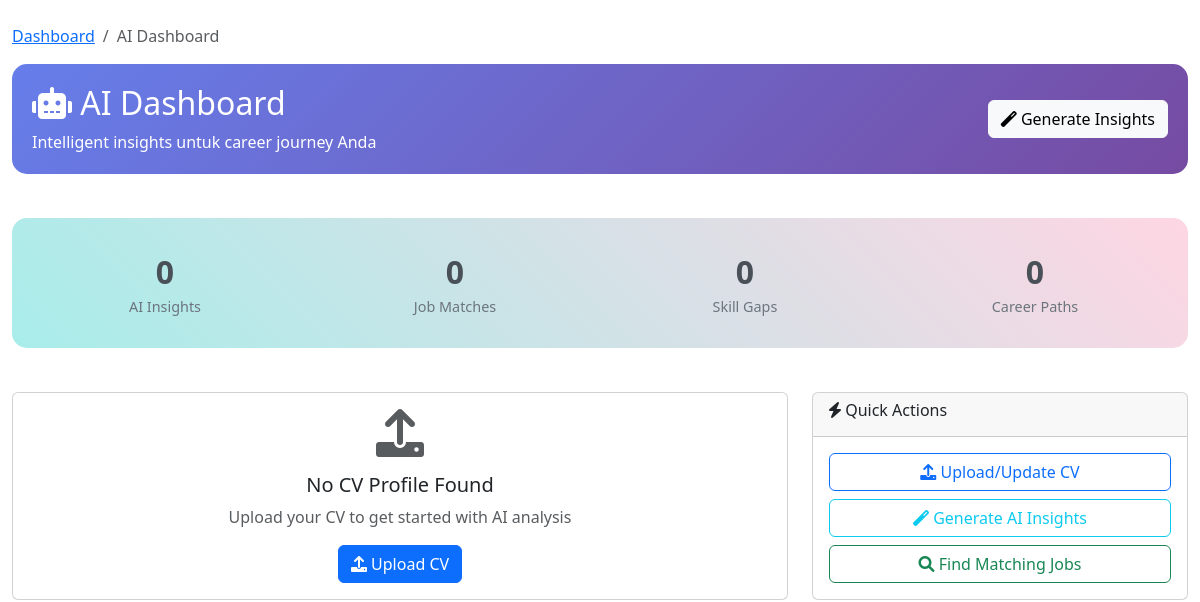
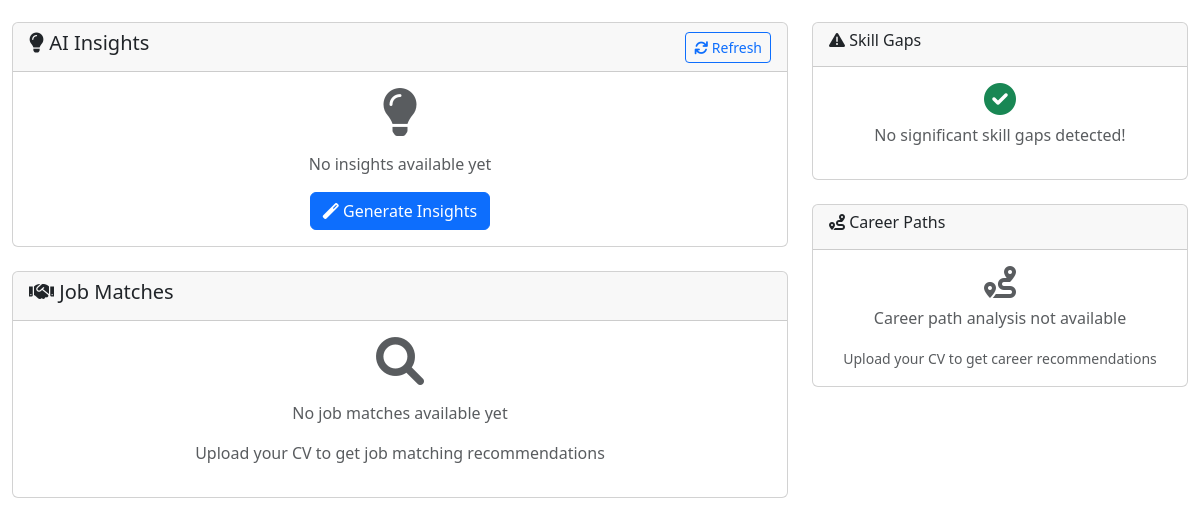
The page /ai/dashboard (signed in) on the database as committed earlier (2 pictures, top to bottom).
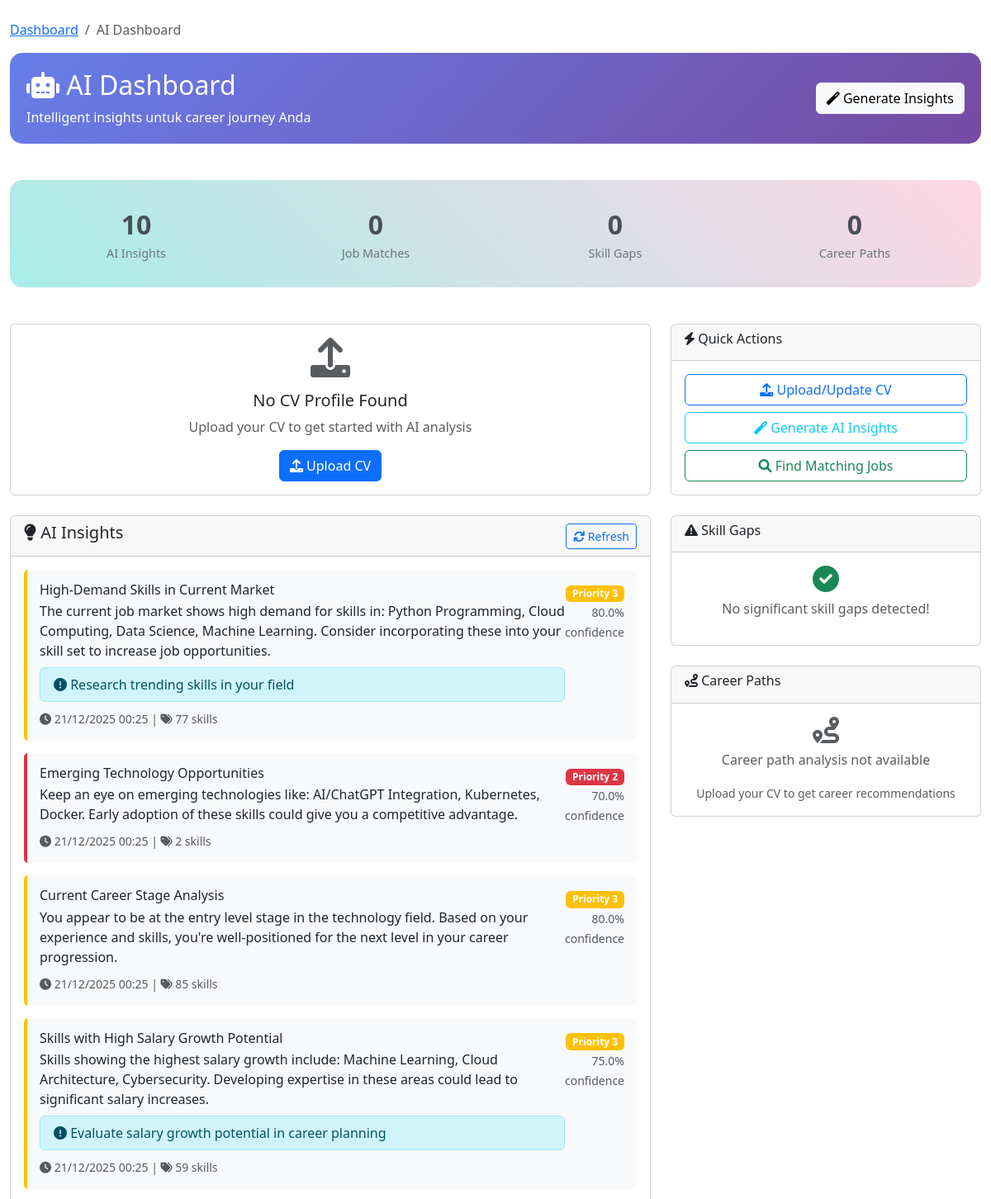
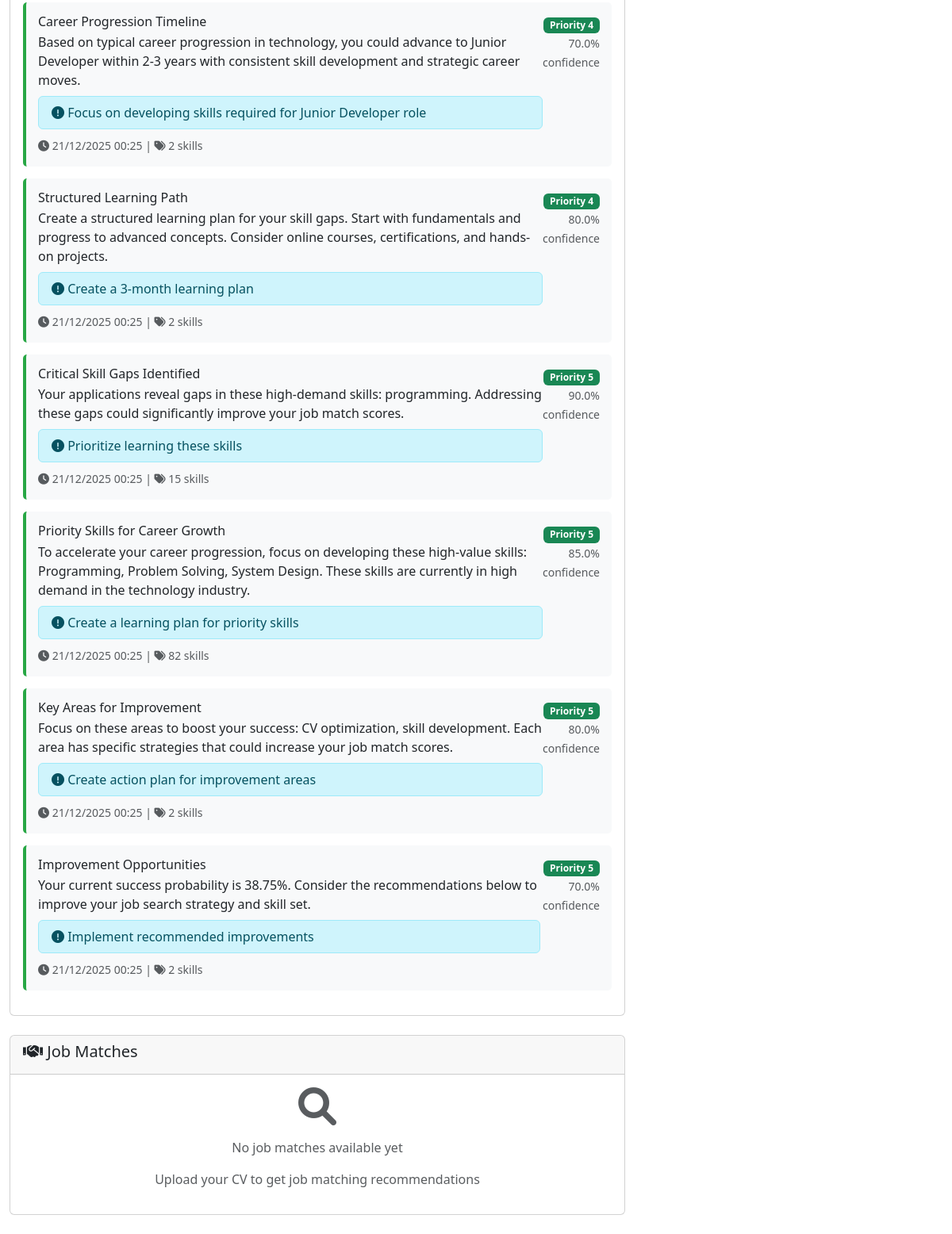
The same page on the database as committed later (2 pictures, top to bottom).
### models.py (models this page shows)
class AIInsight(db.Model):
    id = db.Column(db.Integer, primary_key=True)
    user_id = db.Column(db.Integer, db.ForeignKey('user.id'), nullable=False)
    insight_type = db.Column(db.String(50))  # career_path, skill_gap, market_trend, success_prediction
    title = db.Column(db.String(200), nullable=False)
    content = db.Column(db.Text, nullable=False)
    confidence_score = db.Column(db.Float)  # 0-1 confidence in the insight
    priority_level = db.Column(db.Integer, default=3)  # 1-5 priority level
    is_read = db.Column(db.Boolean, default=False)
    is_dismissed = db.Column(db.Boolean, default=False)
    action_required = db.Column(db.Boolean, default=False)
    action_text = db.Column(db.String(500))
    related_skills = db.Column(db.Text)  # JSON array of relevant skills
    created_at = db.Column(db.DateTime, default=dt.utcnow)
    expires_at = db.Column(db.DateTime, nullable=True)
    user = db.relationship('User', backref='ai_insights')

### app.py (the view)
@app.route('/ai/dashboard')
@login_required
def ai_dashboard():
    try:
        cv_profile = CVProfile.query.filter_by(user_id=current_user.id).first()
        insights = AIInsight.query.filter_by(user_id=current_user.id)\
            .order_by(AIInsight.created_at.desc()).limit(10).all()
        job_matches = JobMatch.query.filter_by(user_id=current_user.id)\
            .order_by(JobMatch.match_score.desc()).limit(5).all()
        skill_gaps = SkillGap.query.filter_by(user_id=current_user.id)\
            .order_by(SkillGap.priority_score.desc()).limit(10).all()
        career_trajectories = CareerTrajectory.query.filter_by(user_id=current_user.id)\
            .order_by(CareerTrajectory.created_at.desc()).limit(3).all()
        return render_template('ai_dashboard.html',
                             cv_profile=cv_profile,
                             insights=insights,
                             job_matches=job_matches,
                             skill_gaps=skill_gaps,
                             career_trajectories=career_trajectories)
    except Exception as e:
        print(f"AI Dashboard Error: {str(e)}")
        flash('Error loading AI dashboard', 'danger')
        return redirect(url_for('index'))

### app.py (called while the page is built)
@login_manager.user_loader
def load_user(user_id):
    return User.query.get(int(user_id))

### templates/ai_dashboard.html (shortened to what the changed rows need)
<!DOCTYPE html>
<html lang="id">
<head>
    <link href="https://cdn.jsdelivr.net/npm/bootstrap@5.3.0/dist/css/bootstrap.min.css" rel="stylesheet">
    <link href="https://cdnjs.cloudflare.com/ajax/libs/font-awesome/6.0.0/css/all.min.css" rel="stylesheet">
</head>
<body>
    <div class="container-fluid mt-4">
        <div class="row mb-4">
            <div class="col-12">
                <div class="ai-card">
                    <div class="row align-items-center">
                        <div class="col-md-8">
                            <h2><i class="fas fa-robot"></i> AI Dashboard</h2>
                        </div>
                    </div>
                </div>
            </div>
        </div>
        <div class="row mb-4">
            <div class="col-12">
                <div class="ai-stats">
                    <div class="row">
                        <div class="col-md-3 col-6 stat-item">
                            <div class="stat-number">{{ insights|length }}</div>
                            <div class="stat-label">AI Insights</div>
                        </div>
                    </div>
                </div>
            </div>
        </div>
        <div class="row">
            <div class="col-lg-8">
                <div class="card mb-4">
                    <div class="card-body">
                        {% if insights %}
                            {% for insight in insights %}
                            <div class="insight-card priority-{{ 'high' if insight.priority_level <= 2 else 'medium' if insight.priority_level == 3 else 'low' }}">
                                <div class="d-flex justify-content-between align-items-start">
                                    <div>
                                        <h6 class="mb-1">{{ insight.title }}</h6>
                                        <p class="mb-2">{{ insight.content }}</p>
                                        {% if insight.action_required and insight.action_text %}
                                            <div class="alert alert-info py-2 mb-2">
                                                <i class="fas fa-exclamation-circle"></i> {{ insight.action_text }}
                                            </div>
                                        {% endif %}
                                        <small class="text-muted">
                                            <i class="fas fa-clock"></i> {{ insight.created_at.strftime('%d/%m/%Y %H:%M') }}
                                            {% if insight.related_skills %}
                                                | <i class="fas fa-tags"></i> {{ insight.related_skills|length }} skills
                                            {% endif %}
                                        </small>
                                    </div>
                                    <div class="text-end">
                                        <span class="badge bg-{{ 'danger' if insight.priority_level <= 2 else 'warning' if insight.priority_level == 3 else 'success' }}">
                                            Priority {{ insight.priority_level }}
                                        </span>
                                        <br>
                                        <small class="text-muted">{{ (insight.confidence_score * 100)|round(0) }}% confidence</small>
                                    </div>
                                </div>
                            </div>
                            {% endfor %}
                        {% else %}
                            <div class="text-center">
                                <i class="fas fa-lightbulb fa-3x text-muted mb-3"></i>
                                <p class="text-muted">No insights available yet</p>
                                <button class="btn btn-primary" onclick="generateInsights()">
                                    <i class="fas fa-magic"></i> Generate Insights
                                </button>
                            </div>
                        {% endif %}
                    </div>
                </div>
            </div>
        </div>
    </div>
</body>
</html>

Rows that differ between the two databases and show on the page:
added AIInsight: title "High-Demand Skills in Current Market", content "The current job market shows high demand for skills in: Python Programming, Cloud Computing, Data Science, Machine Learning. Consider incorporating these into your skill set to increase job opportunities.", action_text "Research trending skills in your field", created_at "21/12/2025 00:25", related_skills|length "77", priority_level "3", (insight.confidence_score*100)|round(0) "80.0"
added AIInsight: title "Emerging Technology Opportunities", content "Keep an eye on emerging technologies like: AI/ChatGPT Integration, Kubernetes, Docker. Early adoption of these skills could give you a competitive advantage.", created_at "21/12/2025 00:25", related_skills|length "2", priority_level "2", (insight.confidence_score*100)|round(0) "70.0"
added AIInsight: title "Current Career Stage Analysis", content "You appear to be at the entry level stage in the technology field. Based on your experience and skills, you're well-positioned for the next level in your career progression.", created_at "21/12/2025 00:25", related_skills|length "85", priority_level "3", (insight.confidence_score*100)|round(0) "80.0"
added AIInsight: title "Skills with High Salary Growth Potential", content "Skills showing the highest salary growth include: Machine Learning, Cloud Architecture, Cybersecurity. Developing expertise in these areas could lead to significant salary increases.", action_text "Evaluate salary growth potential in career planning", created_at "21/12/2025 00:25", related_skills|length "59", priority_level "3", (insight.confidence_score*100)|round(0) "75.0"
added AIInsight: title "Career Progression Timeline", content "Based on typical career progression in technology, you could advance to Junior Developer within 2-3 years with consistent skill development and strategic career moves.", action_text "Focus on developing skills required for Junior Developer role", created_at "21/12/2025 00:25", related_skills|length "2", priority_level "4", (insight.confidence_score*100)|round(0) "70.0"
added AIInsight: title "Structured Learning Path", content "Create a structured learning plan for your skill gaps. Start with fundamentals and progress to advanced concepts. Consider online courses, certifications, and hands-on projects.", action_text "Create a 3-month learning plan", created_at "21/12/2025 00:25", related_skills|length "2", priority_level "4", (insight.confidence_score*100)|round(0) "80.0"
added AIInsight: title "Critical Skill Gaps Identified", content "Your applications reveal gaps in these high-demand skills: programming. Addressing these gaps could significantly improve your job match scores.", action_text "Prioritize learning these skills", created_at "21/12/2025 00:25", related_skills|length "15", priority_level "5", (insight.confidence_score*100)|round(0) "90.0"
added AIInsight: title "Priority Skills for Career Growth", content "To accelerate your career progression, focus on developing these high-value skills: Programming, Problem Solving, System Design. These skills are currently in high demand in the technology industry.", action_text "Create a learning plan for priority skills", created_at "21/12/2025 00:25", related_skills|length "82", priority_level "5", (insight.confidence_score*100)|round(0) "85.0"
added AIInsight: title "Key Areas for Improvement", content "Focus on these areas to boost your success: CV optimization, skill development. Each area has specific strategies that could increase your job match scores.", action_text "Create action plan for improvement areas", created_at "21/12/2025 00:25", related_skills|length "2", priority_level "5", (insight.confidence_score*100)|round(0) "80.0"
added AIInsight: title "Improvement Opportunities", content "Your current success probability is 38.75%. Consider the recommendations below to improve your job search strategy and skill set.", action_text "Implement recommended improvements", created_at "21/12/2025 00:25", related_skills|length "2", priority_level "5", (insight.confidence_score*100)|round(0) "70.0"
Other text that changed with them:
{{ insights|length }}: "0" → "10"
text no longer shown: "No insights available yet Generate Insights"
